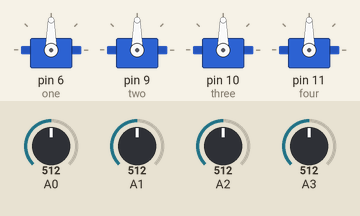
Bench run of a sketch on a simulated Arduino Uno, built with avr-gcc and run on an emulated ATmega328P. Shown: 4 × servo. The inputs (shaded band) are chosen by the test bench; at power-on: A3 = 512, A0 = 512, A1 = 512, A2 = 512. What the sketch prints to the serial monitor is not drawn.

Above: at 1.2 s.
1.3 s: A3 set to 306
At 2.0 s:
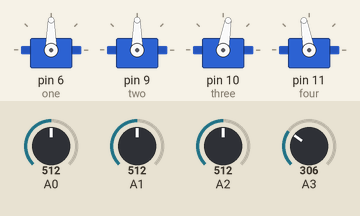
2.8 s: A0 set to 716
At 3.4 s:
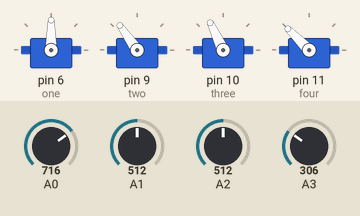
4.3 s: A1 set to 716
At 5.5 s:
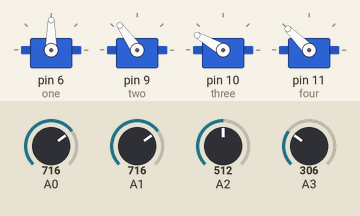
5.8 s: A2 set to 716
At 6.7 s:
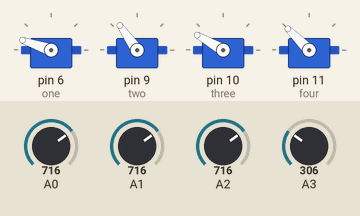
7.3 s: A3 set to 30
At 7.7 s:
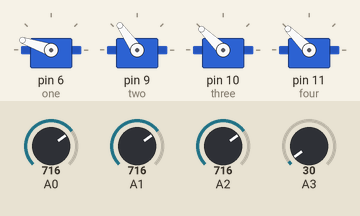
8.8 s: A0 set to 306
At 9.1 s:
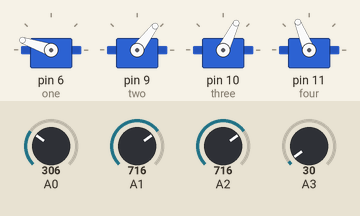
Timing chart, 0 to 11.3 s (numbered marks = the images above; inputs shaded):
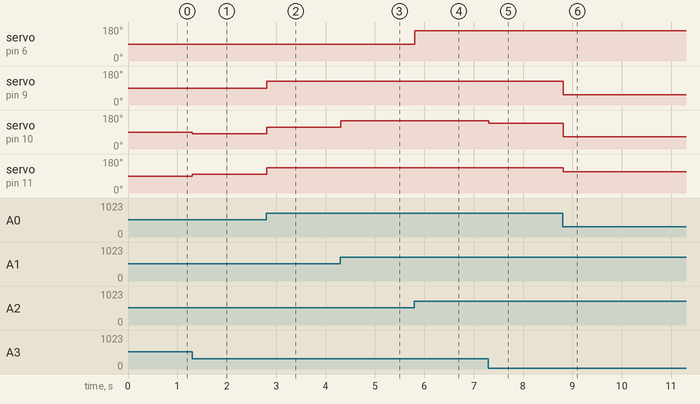

Measured:
- after the input at 1.3 s, servo on pin 10 (three): 90° → 80° at once; servo on pin 11 (four): 90° → 100° at once
- after the input at 2.8 s, servo on pin 9 (two): 90° → 125° at once; servo on pin 10 (three): 80° → 115° at once; servo on pin 11 (four): 100° → 135° at once
- after the input at 4.3 s, servo on pin 10 (three): 115° → 150° at once
- after the input at 5.8 s, servo on pin 6 (one): 90° → 161° at once
- after the input at 7.3 s, servo on pin 10 (three): 150° → 136° at once
- after the input at 8.8 s, servo on pin 9 (two): 125° → 53° at once; servo on pin 10 (three): 136° → 64° at once; servo on pin 11 (four): 135° → 112° at once

The sketch:

DAlink.ino
```cpp
#include <Servo.h>

Servo one;
Servo two;
Servo three;
Servo four;

//Servo limits ***VERY IMPORTANT***
int lim1 = 140;
int lim2 = 70; //TEMP
int lim3 = 70; //TEMP
int lim4 = 70; //TEMP
int limGrip = 50; //TEMP

void center(){ //Center all servos
  one.write(90);
  two.write(90);
  three.write(90);
  four.write(90);
}

void setOne(int pos){
  if(abs(pos) > lim1){
    return;
  }
  else{
    pos += 90;
  one.write(pos);
}
}

void setTwo(int pos){
  if(abs(pos) > lim2){ // fix
    return;
  }
  else{
    pos += 90;
  two.write(pos);
}
}

void setThree(int pos){//TODO ADD RELATION FOR GRIPS SO THEY ARENT FORCED PAST CLOSE OR OPEN
  if(abs(pos) > lim3){ // fix
    return;
  }
  else{
    pos += 90;
  three.write(pos);
}
}
void setFour(int pos){ // TODO ADD RELATION FOR GRIPS SO THEY ARENT FORCED PAST CLOSE OR OPEN  || abs(pos - three.read()) > limGrip
  if(abs(pos) > lim4){ // fix
    return;
  }
  else{
    pos += 90;
  four.write(pos);
}
}

void solve(int x, int y, int grip, int r){ //Converts X, Y, Rotation, and grip angles to servo angle
  int onePos = r;
  int twoPos = x;
  int threePos = (x + y) + (grip / 2);
  int fourPos = (x + y)  - (grip / 2);
  set(onePos, twoPos, threePos, fourPos);
  Serial.println(abs(threePos - fourPos));
}

void set(int onePos, int twoPos, int threePos, int fourPos){ //Set the servos to the appropriate position
  setOne(onePos);
  setTwo(twoPos);
  setThree(threePos);
  setFour(fourPos);
}

void setup() {
  one.attach(6);
  two.attach(9);
  three.attach(10);
  four.attach(11);
  center();

  Serial.begin(9600);//TEMP
}

void loop() {
int x = analogRead(0);
int y = analogRead(1);
int z = analogRead(2);
int g = analogRead(3);

x = map(x, 0, 1023, -90, 90);
y = map(y, 0, 1023, -90, 90);
z = map(z, 0, 1023, -180, 180);
g = map(g, 0, 1023, -50, 50);
Serial.println(g);
solve(x, y, g, z);


}
```
